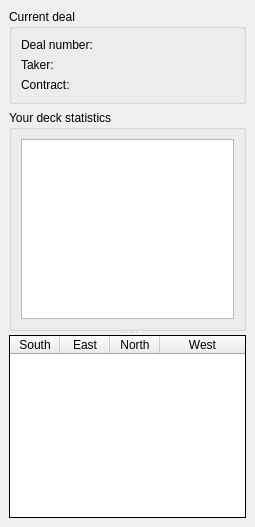
<?xml version="1.0" encoding="UTF-8"?>
<ui version="4.0">
 <class>infosDock</class>
 <widget class="QDockWidget" name="infosDock">
  <property name="geometry">
   <rect>
    <x>0</x>
    <y>0</y>
    <width>255</width>
    <height>527</height>
   </rect>
  </property>
  <property name="windowTitle">
   <string>Informations</string>
  </property>
  <widget class="QWidget" name="dockWidgetContents">
   <layout class="QVBoxLayout" name="verticalLayout">
    <item>
     <widget class="QGroupBox" name="groupBox">
      <property name="title">
       <string>Current deal</string>
      </property>
      <layout class="QGridLayout" name="gridLayout_3">
       <item row="0" column="0">
        <layout class="QHBoxLayout" name="horizontalLayout">
         <item>
          <widget class="QLabel" name="label">
           <property name="text">
            <string>Deal number:</string>
           </property>
          </widget>
         </item>
         <item>
          <widget class="QLabel" name="donneVar">
           <property name="text">
            <string/>
           </property>
          </widget>
         </item>
        </layout>
       </item>
       <item row="1" column="0">
        <layout class="QHBoxLayout" name="horizontalLayout_2">
         <item>
          <widget class="QLabel" name="label_2">
           <property name="text">
            <string>Taker:</string>
           </property>
          </widget>
         </item>
         <item>
          <widget class="QLabel" name="preneurVar">
           <property name="text">
            <string/>
           </property>
          </widget>
         </item>
        </layout>
       </item>
       <item row="2" column="0">
        <layout class="QHBoxLayout" name="horizontalLayout_3">
         <item>
          <widget class="QLabel" name="label_3">
           <property name="text">
            <string>Contract: </string>
           </property>
          </widget>
         </item>
         <item>
          <widget class="QLabel" name="contratVar">
           <property name="text">
            <string/>
           </property>
          </widget>
         </item>
        </layout>
       </item>
      </layout>
     </widget>
    </item>
    <item>
     <widget class="QSplitter" name="splitter">
      <property name="orientation">
       <enum>Qt::Vertical</enum>
      </property>
      <widget class="QGroupBox" name="groupBox_2">
       <property name="title">
        <string>Your deck statistics</string>
       </property>
       <layout class="QGridLayout" name="gridLayout">
        <item row="0" column="0">
         <widget class="QPlainTextEdit" name="statsEdit">
          <property name="readOnly">
           <bool>true</bool>
          </property>
          <property name="plainText">
           <string/>
          </property>
         </widget>
        </item>
       </layout>
      </widget>
      <widget class="QTableWidget" name="tableWidget">
       <property name="enabled">
        <bool>true</bool>
       </property>
       <property name="frameShape">
        <enum>QFrame::Box</enum>
       </property>
       <property name="frameShadow">
        <enum>QFrame::Plain</enum>
       </property>
       <property name="editTriggers">
        <set>QAbstractItemView::NoEditTriggers</set>
       </property>
       <property name="selectionMode">
        <enum>QAbstractItemView::SingleSelection</enum>
       </property>
       <property name="selectionBehavior">
        <enum>QAbstractItemView::SelectRows</enum>
       </property>
       <property name="rowCount">
        <number>0</number>
       </property>
       <attribute name="horizontalHeaderVisible">
        <bool>true</bool>
       </attribute>
       <attribute name="horizontalHeaderDefaultSectionSize">
        <number>50</number>
       </attribute>
       <attribute name="horizontalHeaderMinimumSectionSize">
        <number>20</number>
       </attribute>
       <attribute name="horizontalHeaderShowSortIndicator" stdset="0">
        <bool>false</bool>
       </attribute>
       <attribute name="horizontalHeaderStretchLastSection">
        <bool>true</bool>
       </attribute>
       <attribute name="verticalHeaderDefaultSectionSize">
        <number>25</number>
       </attribute>
       <attribute name="verticalHeaderMinimumSectionSize">
        <number>25</number>
       </attribute>
       <column>
        <property name="text">
         <string>South</string>
        </property>
       </column>
       <column>
        <property name="text">
         <string>East</string>
        </property>
       </column>
       <column>
        <property name="text">
         <string>North</string>
        </property>
       </column>
       <column>
        <property name="text">
         <string>West</string>
        </property>
       </column>
      </widget>
     </widget>
    </item>
   </layout>
  </widget>
 </widget>
 <resources/>
 <connections/>
</ui>
